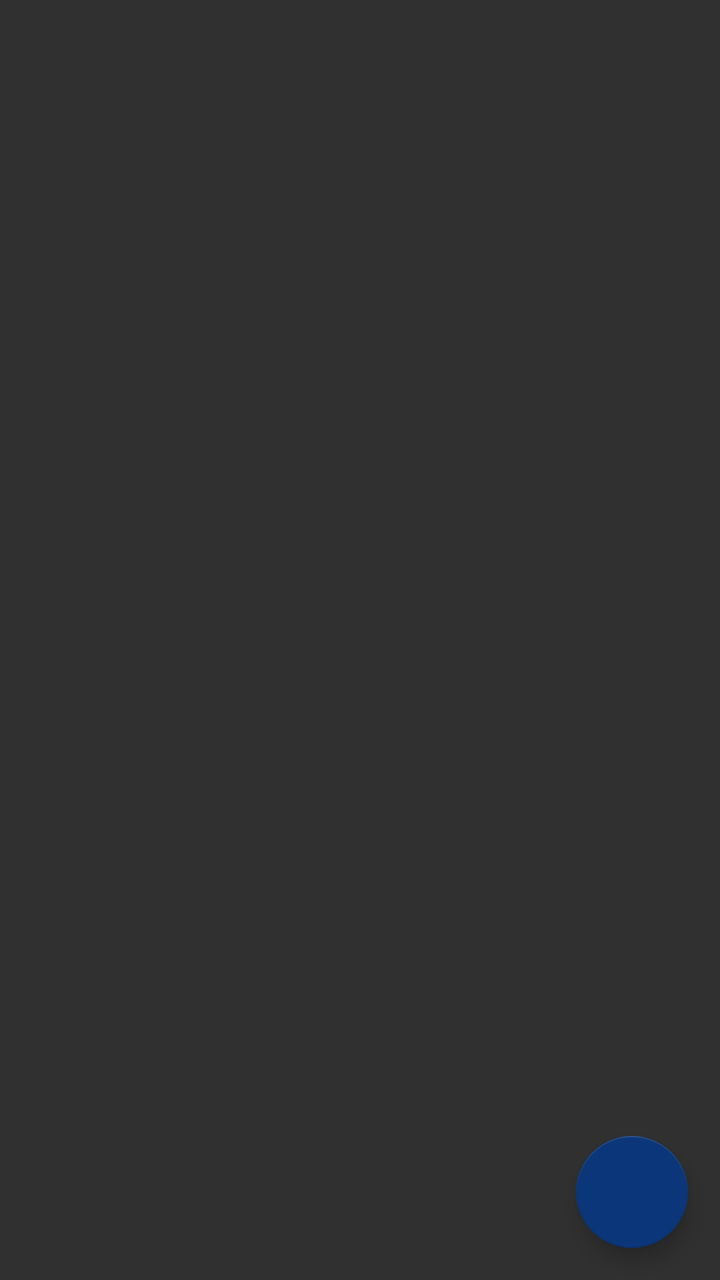
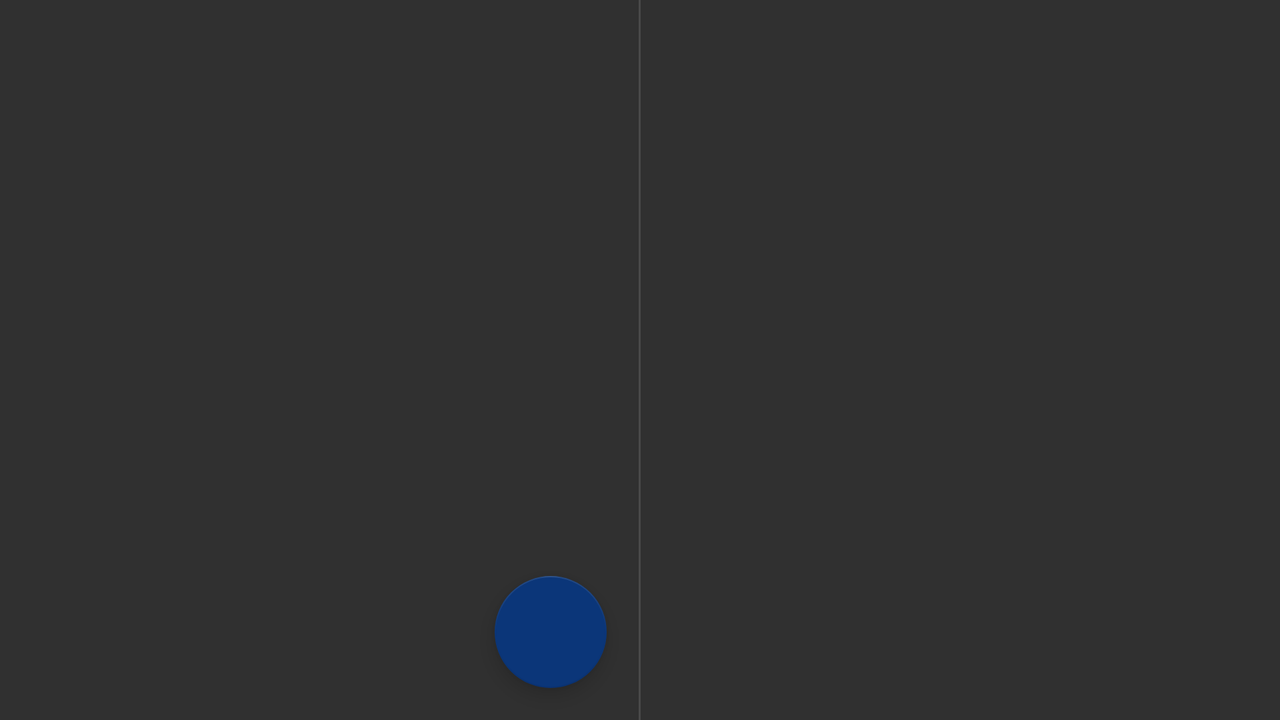

First picture: res/layout/ on a phone held upright. Second picture: the repository's own variant of that layout, on a device whose configuration matches the variant's folder. Source for both follows.
<!-- AndroidManifest.xml: application theme AppTheme -->
<!-- res/layout/activity_stock_list.xml -->
<?xml version="1.0" encoding="utf-8"?>
<android.support.design.widget.CoordinatorLayout xmlns:android="http://schemas.android.com/apk/res/android"
    xmlns:app="http://schemas.android.com/apk/res-auto"
    xmlns:tools="http://schemas.android.com/tools"
    android:id="@+id/coordinator_layout"
    android:layout_width="match_parent"
    android:layout_height="match_parent">

    <android.support.v7.widget.RecyclerView
        android:id="@+id/stock_list"
        android:layout_width="match_parent"
        android:layout_height="match_parent"
        tools:listitem="@layout/stock_list_content" />

    <ProgressBar
        android:id="@+id/progress"
        android:layout_width="wrap_content"
        android:layout_height="wrap_content"
        android:layout_gravity="center"
        android:visibility="gone" />

    <include layout="@layout/empty_state_no_connection" />

    <include layout="@layout/empty_state_no_stocks" />

    <android.support.design.widget.FloatingActionButton
        android:id="@+id/fab"
        android:layout_width="wrap_content"
        android:layout_height="wrap_content"
        android:layout_gravity="bottom|end"
        android:layout_margin="@dimen/fab_margin"
        android:clickable="true"
        android:contentDescription="@string/add_stock_quote"
        android:src="@drawable/ic_add_white_24dp"
        app:backgroundTint="@color/colorPrimaryDark" />

</android.support.design.widget.CoordinatorLayout>
<!-- res/layout/stock_list_content.xml (included above) -->
<?xml version="1.0" encoding="utf-8"?>
<LinearLayout xmlns:android="http://schemas.android.com/apk/res/android"
    android:layout_width="match_parent"
    android:layout_height="wrap_content"
    android:background="?android:attr/selectableItemBackground"
    android:clickable="true"
    android:focusable="true"
    android:gravity="center_vertical"
    android:orientation="vertical">

    <LinearLayout
        android:layout_width="match_parent"
        android:layout_height="@dimen/list_item_stock_height"
        android:gravity="center_vertical"
        android:orientation="horizontal"
        android:paddingLeft="@dimen/abc_list_item_padding_horizontal_material"
        android:paddingRight="@dimen/abc_list_item_padding_horizontal_material">

        <TextView
            android:id="@+id/stock_symbol"
            style="@style/SymbolTextStyle"
            android:layout_width="wrap_content"
            android:layout_height="wrap_content"
            android:gravity="start|center_vertical" />

        <LinearLayout
            android:layout_width="0dp"
            android:layout_height="wrap_content"
            android:layout_weight="1"
            android:gravity="end">

            <TextView
                android:id="@+id/bid_price"
                style="@style/BidPriceTextStyle"
                android:layout_width="wrap_content"
                android:layout_height="wrap_content"
                android:paddingEnd="@dimen/list_item_stock_price_horizontal_padding"
                android:paddingLeft="@dimen/list_item_stock_price_horizontal_padding"
                android:paddingRight="@dimen/list_item_stock_price_horizontal_padding"
                android:paddingStart="@dimen/list_item_stock_price_horizontal_padding" />

            <TextView
                android:id="@+id/stock_change"
                style="@style/ChangeTextStyle"
                android:layout_width="wrap_content"
                android:layout_height="wrap_content"
                android:paddingBottom="@dimen/list_item_stock_change_horizontal_padding"
                android:paddingLeft="@dimen/list_item_stock_change_horizontal_padding"
                android:paddingRight="@dimen/list_item_stock_change_horizontal_padding"
                android:paddingTop="@dimen/list_item_stock_change_horizontal_padding" />
        </LinearLayout>
    </LinearLayout>

    <View
        android:layout_width="match_parent"
        android:layout_height="1dp"
        android:alpha="0.5"
        android:background="@android:color/darker_gray" />

</LinearLayout>
<!-- res/layout/empty_state_no_connection.xml (included above) -->
<?xml version="1.0" encoding="utf-8"?>
<LinearLayout xmlns:android="http://schemas.android.com/apk/res/android"
    android:id="@+id/empty_state_no_connection"
    android:layout_width="wrap_content"
    android:layout_height="wrap_content"
    android:layout_gravity="center"
    android:orientation="vertical"
    android:padding="@dimen/empty_state_padding"
    android:visibility="gone">

    <ImageView
        android:layout_width="wrap_content"
        android:layout_height="wrap_content"
        android:layout_gravity="center"
        android:src="@drawable/ic_cloud_white_124dp" />

    <TextView
        android:layout_width="wrap_content"
        android:layout_height="wrap_content"
        android:layout_gravity="center"
        android:gravity="center"
        android:text="@string/empty_view_no_connection_title"
        android:textAppearance="?android:attr/textAppearanceMedium"
        android:textColor="@color/empty_view_text_color" />

    <TextView
        android:layout_width="wrap_content"
        android:layout_height="wrap_content"
        android:layout_gravity="center"
        android:gravity="center"
        android:text="@string/empty_view_no_connection_message"
        android:textColor="@color/empty_view_text_color" />

</LinearLayout>
<!-- res/layout/empty_state_no_stocks.xml (included above) -->
<?xml version="1.0" encoding="utf-8"?>
<LinearLayout xmlns:android="http://schemas.android.com/apk/res/android"
    android:id="@+id/empty_state_no_stocks"
    android:layout_width="wrap_content"
    android:layout_height="wrap_content"
    android:layout_gravity="center"
    android:orientation="vertical"
    android:padding="@dimen/empty_state_padding"
    android:visibility="gone">

    <ImageView
        android:layout_width="wrap_content"
        android:layout_height="wrap_content"
        android:layout_gravity="center"
        android:src="@drawable/ic_money_off_white_124dp" />

    <TextView
        android:layout_width="wrap_content"
        android:layout_height="wrap_content"
        android:layout_gravity="center"
        android:gravity="center"
        android:text="@string/empty_view_no_stocks_title"
        android:textAppearance="?android:attr/textAppearanceMedium"
        android:textColor="@color/empty_view_text_color" />

    <TextView
        android:layout_width="wrap_content"
        android:layout_height="wrap_content"
        android:layout_gravity="center"
        android:gravity="center"
        android:text="@string/empty_view_no_stocks_message"
        android:textColor="@color/empty_view_text_color" />

</LinearLayout>
<!-- resources referenced by this layout -->
<resources>
  <color name="colorPrimaryDark">#0b3679</color>
  <color name="empty_view_text_color">#BDBDBD</color>
  <dimen name="empty_state_padding">64dp</dimen>
  <dimen name="fab_margin">16dp</dimen>
  <dimen name="list_item_stock_change_horizontal_padding">4dp</dimen>
  <dimen name="list_item_stock_height">72dp</dimen>
  <dimen name="list_item_stock_price_horizontal_padding">8dp</dimen>
  <string name="add_stock_quote">Add a new stock quote</string>
  <string name="empty_view_no_connection_message">No internet connection found. Check your connection and try again</string>
  <string name="empty_view_no_connection_title">Whoops!</string>
  <string name="empty_view_no_stocks_message">Tap + to add a new one</string>
  <string name="empty_view_no_stocks_title">No stocks</string>
  <style name="BidPriceTextStyle">
          <item name="android:textColor">@android:color/white</item>
          <item name="android:textAppearance">@style/TextAppearance.AppCompat.Body1</item>
      </style>
  <style name="ChangeTextStyle">
          <item name="android:textColor">@android:color/white</item>
          <item name="android:textStyle">bold</item>
          <item name="android:textAppearance">@style/TextAppearance.AppCompat.Body1</item>
      </style>
  <style name="SymbolTextStyle">
          <item name="android:textAllCaps">true</item>
          <item name="android:textColor">@android:color/white</item>
          <item name="android:textAppearance">@style/TextAppearance.AppCompat.Subhead</item>
      </style>
  <style name="AppTheme" parent="Theme.AppCompat">
          <item name="colorPrimary">@color/colorPrimaryDark</item>
          <item name="colorPrimaryDark">@color/colorPrimary</item>
      </style>
  <color name="colorPrimary">#092e68</color>
</resources>
<!-- res/layout-w600dp/activity_stock_list.xml (the repository's variant of the layout above) -->
<!-- drawn on the phone turned sideways -->
<LinearLayout xmlns:android="http://schemas.android.com/apk/res/android"
    xmlns:app="http://schemas.android.com/apk/res-auto"
    xmlns:tools="http://schemas.android.com/tools"
    android:layout_width="match_parent"
    android:layout_height="match_parent"
    android:baselineAligned="false"
    android:divider="?android:attr/dividerHorizontal"
    android:orientation="horizontal"
    android:showDividers="middle"
    tools:context="com.suhailpurkar.android.stockhawk.StockListActivity">

    <android.support.design.widget.CoordinatorLayout xmlns:android="http://schemas.android.com/apk/res/android"
        xmlns:app="http://schemas.android.com/apk/res-auto"
        xmlns:tools="http://schemas.android.com/tools"
        android:id="@+id/coordinator_layout"
        android:layout_width="0dp"
        android:layout_height="match_parent"
        android:layout_weight="1">

        <android.support.v7.widget.RecyclerView
            android:id="@+id/stock_list"
            android:layout_width="match_parent"
            android:layout_height="match_parent"
            tools:listitem="@layout/stock_list_content" />

        <include layout="@layout/empty_state_no_connection" />

        <include layout="@layout/empty_state_no_stocks" />

        <ProgressBar
            android:id="@+id/progress"
            android:layout_width="wrap_content"
            android:layout_height="wrap_content"
            android:layout_gravity="center"
            android:visibility="gone" />

        <android.support.design.widget.FloatingActionButton
            android:id="@+id/fab"
            android:layout_width="wrap_content"
            android:layout_height="wrap_content"
            android:layout_gravity="bottom|end"
            android:layout_margin="@dimen/fab_margin"
            android:clickable="true"
            android:contentDescription="@string/add_stock_quote"
            android:src="@drawable/ic_add_white_24dp"
            app:backgroundTint="@color/colorPrimaryDark" />

    </android.support.design.widget.CoordinatorLayout>

    <FrameLayout
        android:id="@+id/stock_detail_container"
        android:layout_width="0dp"
        android:layout_height="match_parent"
        android:layout_weight="1" />

</LinearLayout>
